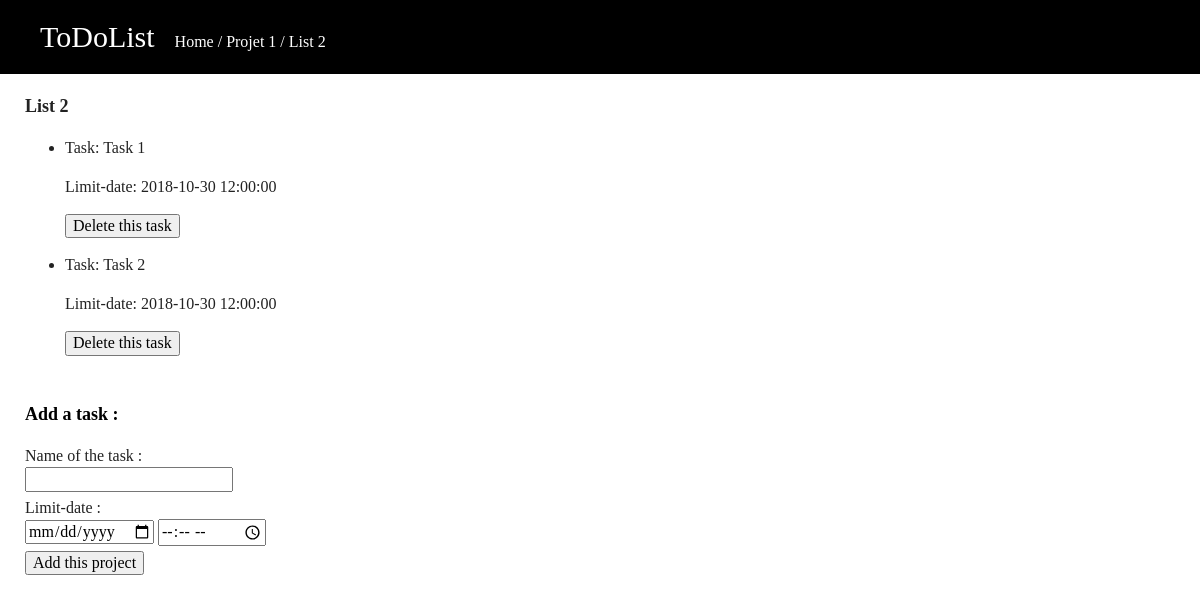
The app's page /php/list.php?projectid=8&listid=10 with its own data.
### tables this page shows
CREATE TABLE `projects` (
  `id` int(11) NOT NULL,
  `name` varchar(255) NOT NULL,
  `description` text NOT NULL,
  `date_limit` datetime NOT NULL
);

CREATE TABLE `lists` (
  `id` int(11) NOT NULL,
  `id_project` int(11) NOT NULL,
  `name` varchar(255) NOT NULL
);

CREATE TABLE `tasks` (
  `id` int(11) NOT NULL,
  `id_list` int(11) NOT NULL,
  `name` text NOT NULL,
  `date_limit` datetime DEFAULT CURRENT_TIMESTAMP
);

### php/list.php (the view, shortened to what this page needs)
<!doctype html>
<html class="no-js" lang="fr">
<head>
  <link rel="stylesheet" href="../css/normalize.css">
  <link rel="stylesheet" href="../css/main.css">
</head>
<body>
<?php
  include 'bdd_connection.php';
  $project_id = (int)htmlspecialchars($_GET['projectid']);
  $list_id = (int)htmlspecialchars($_GET['listid']);
  if (isset($list_id) && !empty($list_id) && isset($project_id) && !empty($project_id) ) {
    $req = $bdd->prepare('SELECT name FROM projects WHERE id = :id');
    $req->execute(array(
      'id' => $project_id
    ));
    $data = $req->fetch();
    $name_project = $data['name'];
    $req = $bdd->prepare('SELECT name FROM lists WHERE id = :id');
    $req->execute(array(
      'id' => $list_id
    ));
    $data = $req->fetch();
    $name_list = $data['name'];
    $req = $bdd->prepare('SELECT * FROM tasks WHERE id_list = :id');
    $req->execute(array(
      'id' => $list_id
    ));
?>
    <header class='navbar'>
      <ul>
        <li class='logo'>ToDoList</li>
        <li class='breadcrumb'><a href="../index.php">Home</a> / <a href="project.php?projectid=<?php echo $project_id; ?>"><?php echo $name_project; ?></a> / <?php echo $name_list; ?></li>
      </ul>
    </header>
    <div class="list">
      <p class="nameList"><?php echo $name_list; ?></p>
      <ul>
<?php
    while ($data = $req->fetch() ) {
      ?>
      <li>
        <p>Task: <?php echo $data['name'] ?> </p>
        <p>Limit-date: <?php echo $data['date_limit'] ?> </p>
        <form action="list.php" method="post">
          <input type="submit" name="delete_this_task" value="Delete this task">
        </form>
      </li>
      <?php
    }
?>
      </ul>
    </div>
    <form class="addTask" action="list.php" method="post">
      <p>Add a task :</p>
      <label for="name_task">Name of the task : </label><br /><input id="name_task" type="text" name="name_task" value="" required><br />
      <label for="date_limit_task">Limit-date : </label><br /><input id="date-limit-task" type="date" name="date-limit-task" min="<?php echo date("Y-m-d"); ?>" required> <input id="time_limit_task" type="time" name="time_limit_task" value="" required><br />
      <input type="submit" name="add_project" value="Add this project">
    </form>
<?php
  } else {
      header('Location: ../index.php');
  }
 ?>
</body>
</html>

### css/main.css (style rules this page uses)
html { color: #222; font-size: 1em; line-height: 1.4; }
.navbar { background-color: black; display: flex; }
.navbar > ul { list-style: none; display: flex; align-items: baseline; color: white; }
.logo { margin-right: 20px; font-size: 30px; }
.breadcrumb > a { text-decoration: none; color: white; }
.project > p > a, .addProject > p, .addList > p, .addTask > p { text-decoration: none; font-size: 18px; font-weight: bold; color: black; }
.addProject, .addList, .addTask { margin: 20px 25px; }
.addProject > input, .addList > input, .addTask > input { margin-bottom: 5px; }
.nameProject, .nameList { font-size: 18px; font-weight: bold; }
.list { margin: 20px 25px; padding-bottom: 10px; }

### records on screen
projects: name "Projet 1"
lists: name "List 2"
tasks: name "Task 1", date_limit "2018-10-30 12:00:00"
tasks: name "Task 2", date_limit "2018-10-30 12:00:00"
